Frame 1 (no input): blank canvas, image omitted
Frame 60 (no input): blank canvas, image omitted
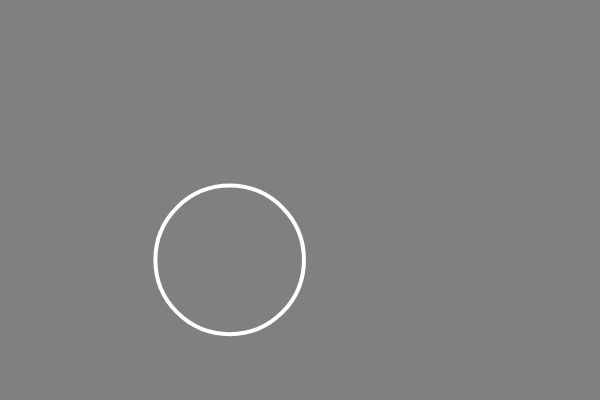
Frame 120 (the mouse pressed at the canvas centre since frame 60)

The p5.js sketch whose frames 1 and 60 were blank and that drew this single picture after the mouse press (run headless with seeded random() and noise() and a simulated clock; from frame 60 on, the mouse is pressed at the canvas centre):

// p5.js sketch
// ── sketch.js
//mousePressed new circle instance
// https://editor.p5js.org/benjamin.bergery/sketches/6WZWhrkaI

let cercles = [];

function setup() {
  createCanvas(600, 400);
}

function mousePressed() {
  let r = random(10, 100);
  let b = new Cercle(mouseX, mouseY, r);
  cercles.push(b);
}

function draw() {
  background(128);

  for (let cercle of cercles) {
    cercle.move();
    cercle.show();
  }
}


class Cercle {
  constructor(x, y, r) {
    this.x = x;
    this.y = y;
    this.r = r;
    this.xsp = random(-2, 2); // xspeed
    this.ysp = random(-2, 2) // yspeed
  }

  move() {
    this.x = this.x + this.xsp;
    this.y = this.y + this.ysp;
  }

  show() {
    stroke(255);
    strokeWeight(4);
    noFill();
    ellipse(this.x, this.y, this.r * 2);
  }
}

// https://youtu.be/fBqaA7zRO58
// https://editor.p5js.org/codingtrain/sketches/1y_xfueO
